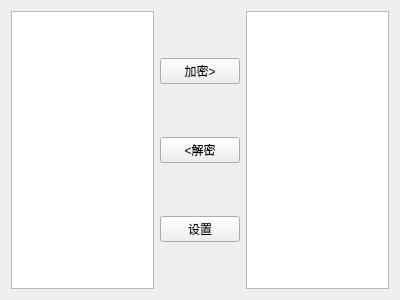
<?xml version="1.0" encoding="UTF-8"?>
<ui version="4.0">
 <class>BabbleMainWindow</class>
 <widget class="QWidget" name="BabbleMainWindow">
  <property name="geometry">
   <rect>
    <x>0</x>
    <y>0</y>
    <width>400</width>
    <height>300</height>
   </rect>
  </property>
  <property name="windowTitle">
   <string>说都不会话了</string>
  </property>
  <layout class="QHBoxLayout" name="horizontalLayout">
   <item>
    <widget class="QTextEdit" name="plainText"/>
   </item>
   <item>
    <layout class="QVBoxLayout" name="verticalLayout">
     <item>
      <widget class="QPushButton" name="encryptButton">
       <property name="text">
        <string>加密&gt;</string>
       </property>
      </widget>
     </item>
     <item>
      <widget class="QPushButton" name="decryptButton">
       <property name="text">
        <string>&lt;解密</string>
       </property>
      </widget>
     </item>
     <item>
      <widget class="QPushButton" name="settingsButton">
       <property name="text">
        <string>设置</string>
       </property>
      </widget>
     </item>
    </layout>
   </item>
   <item>
    <widget class="QTextEdit" name="cipherText"/>
   </item>
  </layout>
 </widget>
 <layoutdefault spacing="6" margin="11"/>
 <resources/>
 <connections/>
</ui>
